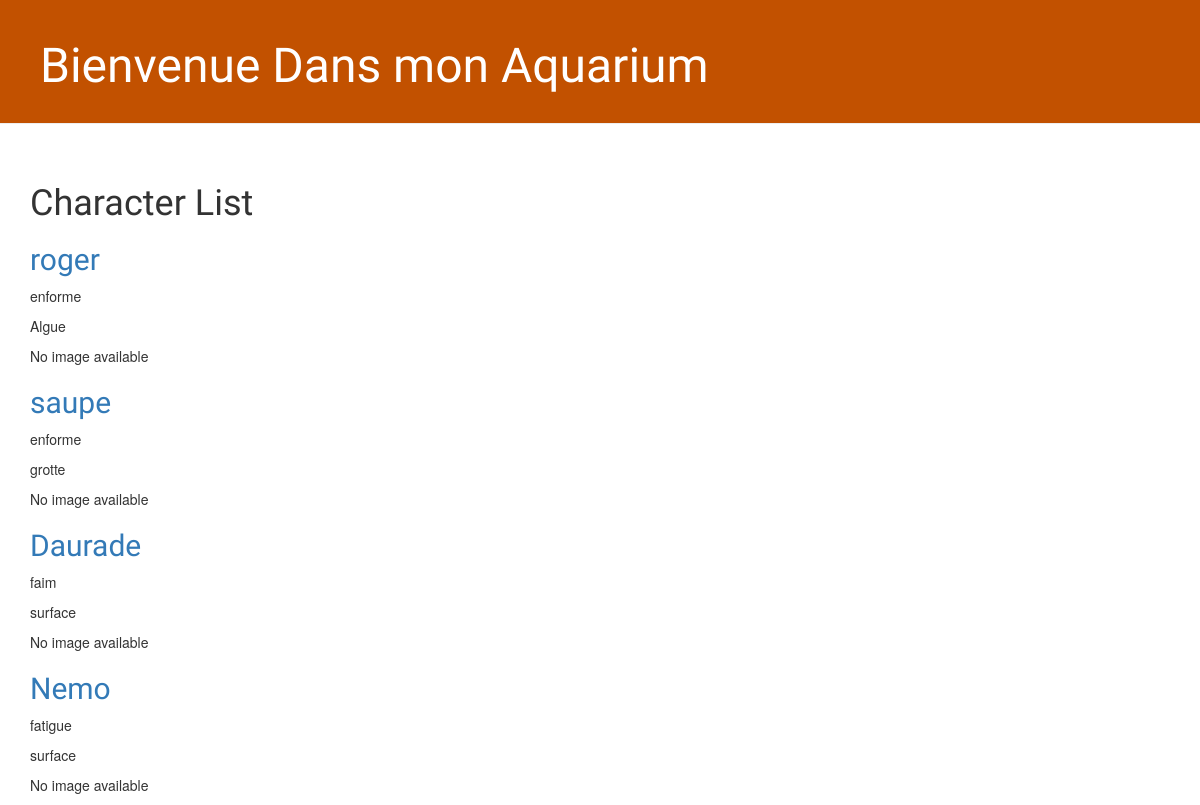
The app's page /, older data.
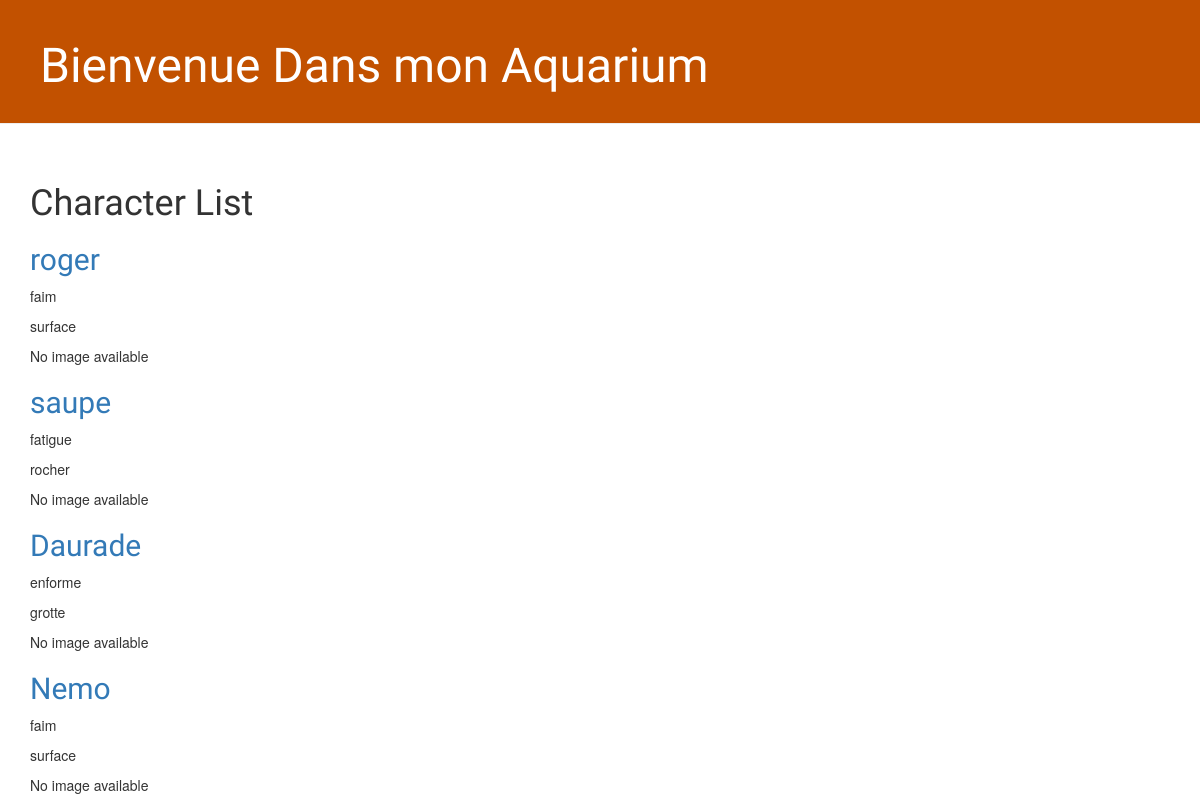
The same page, newer data.
### blog/models.py (models this page shows, shortened)
class Character(models.Model):
    id_character = models.CharField(max_length=100, primary_key=True)
    etat = models.CharField(max_length=20, blank = True)
    type = models.CharField(max_length=20, blank = True)
    team = models.CharField(max_length=20, blank = True)
    photo = models.CharField(max_length=200, blank= True)
    image = models.ImageField(upload_to='character_images/', null=True, blank=True)  #  image
    lieu = models.ForeignKey(Equipement, on_delete=models.CASCADE, null=True)

class Equipement(models.Model):
    id_equip = models.CharField(max_length=100, primary_key=True)
    disponibilite = models.CharField(max_length=20)
    photo = models.CharField(max_length=200, blank = True)
    def __str__(self):
        return self.id_equip

### blog/views.py (the view, shortened to what this page needs)
# urls.py: path('', views.character_list, name='character_list'),
def character_list(request):
    characters = Character.objects.all()
    return render(request, 'blog/character_list.html', {'characters': characters})

### blog/templates/blog/character_list.html
{% extends 'blog/base.html' %}
{% block content %}
    <h1>Character List</h1>
    {% for character in characters %}
        <article class="character">
            <h2><a href="{% url 'character_detail' id_character=character.id_character %}">{{ character.id_character }}</a></h2>
            <p>{{ character.etat }}</p>
            <p>{{ character.lieu }}</p>
            {% if character.image %}
                <img src="{{ character.image.url }}" alt="{{ character.id_character }}" />
            {% else %}
                <p>No image available</p>
            {% endif %}
        </article>
    {% endfor %}
{% endblock %}

Row changes from the older to the newer data that the page shows:
changed Character "roger": etat "enforme" → "faim"; lieu "Algue" → "surface"
changed Character "saupe": etat "enforme" → "fatigue"; lieu "grotte" → "rocher"
changed Character "Daurade": etat "faim" → "enforme"; lieu "surface" → "grotte"
changed Character "Nemo": etat "fatigue" → "faim"
